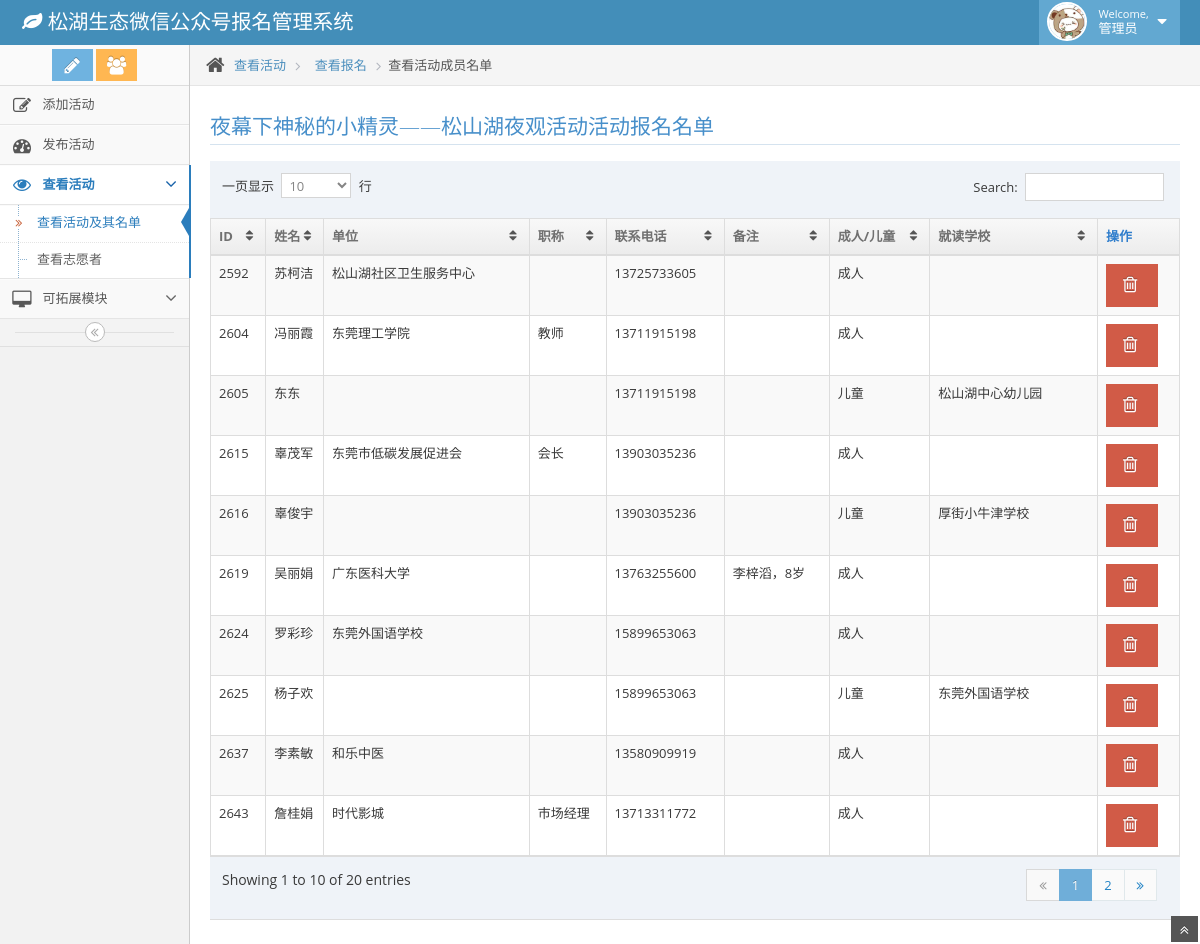
The page /adminPage/activityList.php?id= 160 (signed in) on the database its author committed.
### tables this page shows
CREATE TABLE `activities` (
  `activityId` int(11) NOT NULL AUTO_INCREMENT,
  `activityName` varchar(50) DEFAULT NULL,
  `activityStartTime` datetime DEFAULT NULL,
  `activityAddress` varchar(50) DEFAULT NULL,
  `deadlinetoRegister` datetime DEFAULT NULL,
  `totalParticipantLimit` int(11) DEFAULT NULL,
  `activityEndTime` datetime DEFAULT NULL,
  `describe` text,
  `activityPeople` varchar(20) DEFAULT NULL,
  `activityPeopleTel` varchar(20) DEFAULT NULL,
  `activityMark` int(10) DEFAULT NULL,
  PRIMARY KEY (`activityId`)
);

CREATE TABLE `participants` (
  `participantId` int(11) NOT NULL AUTO_INCREMENT,
  `participantName` varchar(20) DEFAULT NULL,
  `participantDepartment` varchar(50) DEFAULT NULL,
  `participantPositionalTitle` varchar(20) DEFAULT NULL,
  `tel` varchar(20) DEFAULT NULL,
  `mark` varchar(50) DEFAULT NULL,
  `adultOrChild` varchar(20) DEFAULT NULL,
  `school` varchar(30) DEFAULT NULL,
  `registerformId` int(11) NOT NULL,
  `age` int(11) DEFAULT NULL,
  PRIMARY KEY (`participantId`),
  KEY `activitiId` (`registerformId`),
  CONSTRAINT `participants_ibfk_1` FOREIGN KEY (`registerformId`) REFERENCES `registerForm` (`registerformId`)
);

### adminPage/activityList.php (the view, shortened to what this page needs)
<!DOCTYPE html>
<html lang="en">
    <head>
        <link href="assets/css/bootstrap.min.css" rel="stylesheet" />
        <link rel="stylesheet" href="assets/css/font-awesome.min.css" />
        <link rel="stylesheet" href="assets/css/ace.min.css" />
        <link rel="stylesheet" href="assets/css/ace-rtl.min.css" />
        <link rel="stylesheet" href="assets/css/ace-skins.min.css" />
    </head>
    <body>
        <div class="main-container" id="main-container">
            <div class="main-container-inner">
                <div class="main-content">
                    <div class="page-content">
                        <div class="row">
                            <div class="col-xs-12">
                                <div class="row">
                                    <div class="col-xs-12">
                                        <?php
                                            if (isset($_GET["id"])) {
                                                $id = $_GET["id"];
                                                $sql    = "select * from activities where activityId =$id";
                                                $result = mysql_query($sql);
                                                $row = mysql_fetch_array($result);
                                                $activityName = $row['activityName'];
                                            }
                                              ?>
                                        <h3 class="header smaller lighter blue"><?php echo $activityName; ?>活动报名名单</h3>
                                        <div class="table-responsive">
                                            <table id="sample-table-2" class="table table-striped table-bordered table-hover">
                                                <thead>
                                                    <tr>
                                                        <th>ID</th>
                                                        <th>姓名</th>
                                                        <th>单位</th>
                                                        <th>职称</th>
                                                        <th>联系电话</th>
                                                        <th>备注</th>
                                                        <th>成人/儿童</th>
                                                        <th>就读学校</th>
                                                        <th>操作</th>
                                                    </tr>
                                                </thead>
                                                <tbody>
                                                    <?php
                                                    $sql = "select * from participants where registerformId IN(select registerformId from registerForm where acticitieId =$id)";
                                                    $result = mysql_query($sql);
                                                     while($row = mysql_fetch_array($result))
                                                      {
                                                        $pid = $row['participantId'];
                                                        $aid = $id;
                                                        $d = "../addtodatabase/delectparticipant.php?pid=$pid"."&aid=$aid"
                                                      ?>
                                                    <tr>
                                                        <td><?php echo $row['participantId']; ?></td>
                                                        <td><?php echo $row['participantName']; ?></td>
                                                        <td><?php echo $row['participantDepartment']; ?></td>
                                                        <td><?php echo $row['participantPositionalTitle']; ?></td>
                                                        <td><?php echo $row['tel']; ?></td>
                                                        <td><?php echo $row['mark']; ?></td>
                                                        <td><?php echo $row['adultOrChild']; ?></td>
                                                        <td><?php echo $row['school']; ?></td>
                                                        <td>
                                                            <div class=" action-buttons">
                                                                <button type="button" class="btn btn-danger delBtn"  data-toggle="modal" data-target="#selected_modal" title="删除该成员"  clickurl="<?php echo $d;?>" clickname="<?php echo $row['participantName']; ?>">
                                                                    <i class="icon-trash bigger-130"></i>
                                                                </button>
                                                            </div>
                                                        </td>
                                                    </tr>
                                                     <?php
                                                   }
                                                      ?>
                                                </tbody>
                                            </table>
                                        </div>
                                    </div>
                                </div>
                                </div>
                            </div>
                        </div>
                    </div>
                </div>
            </div>
            <a href="#" id="btn-scroll-up" class="btn-scroll-up btn btn-sm btn-inverse">
                <i class="icon-double-angle-up icon-only bigger-110"></i>
            </a>
</body>
</html>

### rows shown on the page
activities: activityName "夜幕下神秘的小精灵——松山湖夜观活动"
participants: participantId "2592", participantName "苏柯洁", participantDepartment "松山湖社区卫生服务中心", tel "13725733605", adultOrChild "成人"
participants: participantId "2604", participantName "冯丽霞", participantDepartment "东莞理工学院", participantPositionalTitle "教师", tel "13711915198", adultOrChild "成人"
participants: participantId "2605", participantName "东东", tel "13711915198", adultOrChild "儿童", school "松山湖中心幼儿园"
participants: participantId "2615", participantName "辜茂军", participantDepartment "东莞市低碳发展促进会", participantPositionalTitle "会长", tel "13903035236", adultOrChild "成人"
participants: participantId "2616", participantName "辜俊宇", tel "13903035236", adultOrChild "儿童", school "厚街小牛津学校"
participants: participantId "2619", participantName "吴丽娟", participantDepartment "广东医科大学", tel "13763255600", mark "李梓滔，8岁", adultOrChild "成人"
participants: participantId "2624", participantName "罗彩珍", participantDepartment "东莞外国语学校", tel "15899653063", adultOrChild "成人"
participants: participantId "2625", participantName "杨子欢", tel "15899653063", adultOrChild "儿童", school "东莞外国语学校"
participants: participantId "2637", participantName "李素敏", participantDepartment "和乐中医", tel "13580909919", adultOrChild "成人"
participants: participantId "2643", participantName "詹桂娟", participantDepartment "时代影城", participantPositionalTitle "市场经理", tel "13713311772", adultOrChild "成人"
